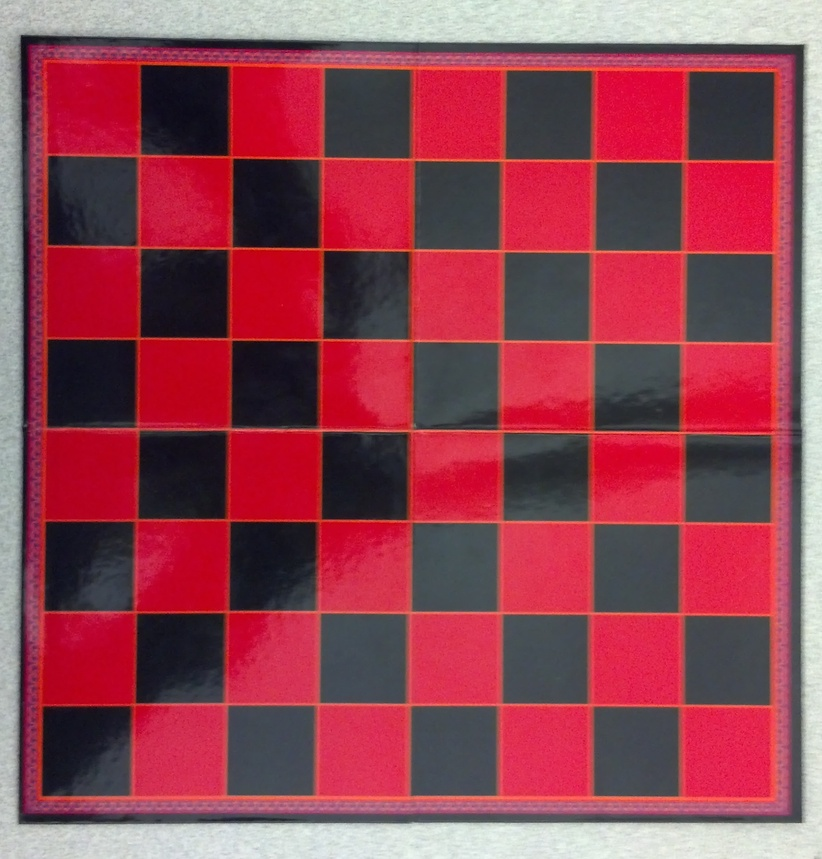
%> input picture easy.jpg, 822 x 859 px, shrunk from 1835 x 1917 before the run
$ octave --eval "result = findLines(imread('easy.jpg'));"   (GNU Octave 9; MATLAB toolbox functions it lacks are replaced by stand-ins)
%> lines starting %> are read from the running program, lines starting %| are printed output that depends on the picture; in (x1, y1, x2, y2) boxes, pixels count from 0 and x2, y2 are one past the last pixel; in counts of white or black regions, pixels touching at a corner belong together; the program's own positions count from 1
function lines = findLines(img)

    bw = im2bw(img);
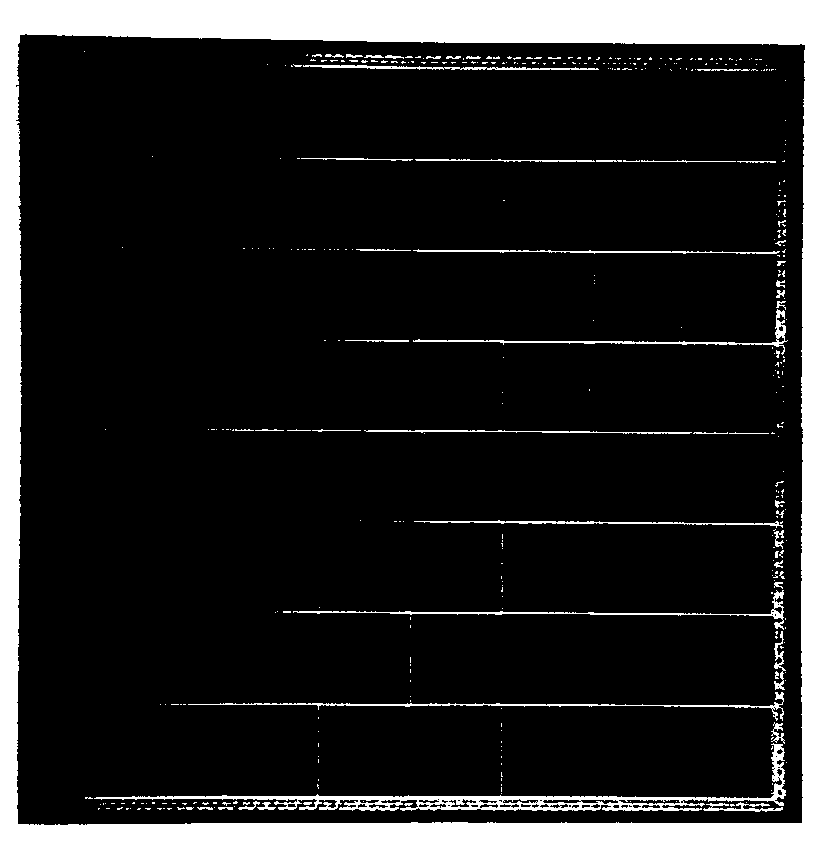
%> bw: size 859x822 logical; 15.5% white; 393 white regions (336 under 20 px), largest, box (x1, y1, x2, y2) and area: (0, 0, 822, 859) 93851, (94, 743, 786, 811) 5339, (188, 692, 784, 721) 1221
    bwedge = edge(bw,'canny');
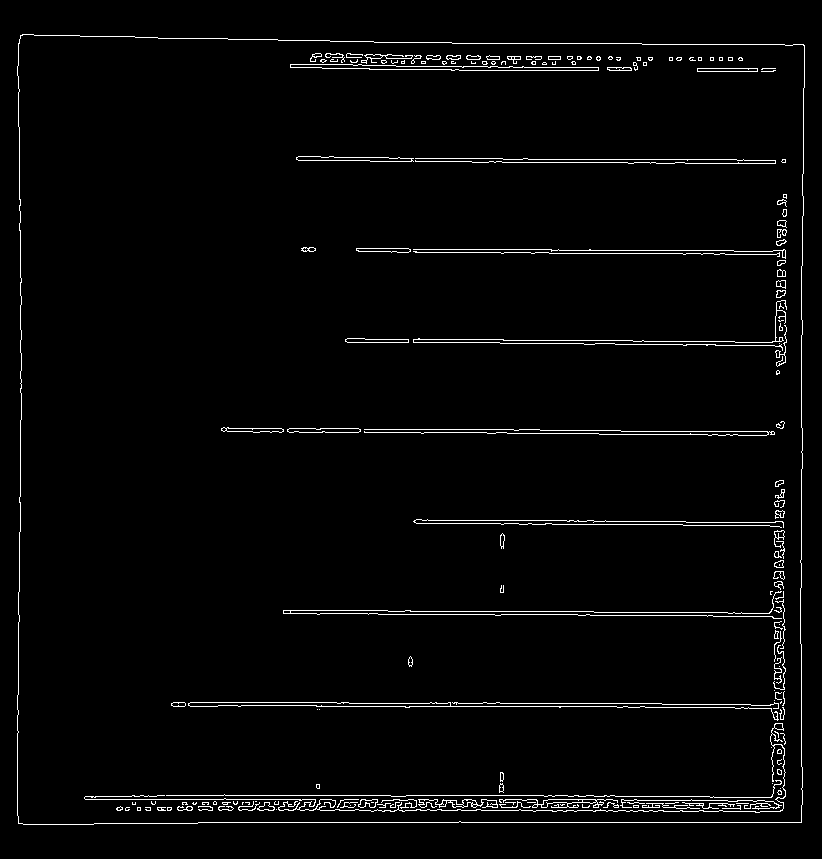
%> bwedge: size 859x822 logical; 2.4% white in thin lines or dots, all inside (x1, y1, x2, y2) = (17, 34, 805, 825)
    se = strel('line',10,mod(45,360)); % angle+45 for line structuring element
    bwedge = imclose(imdilate(bwedge,se),se);
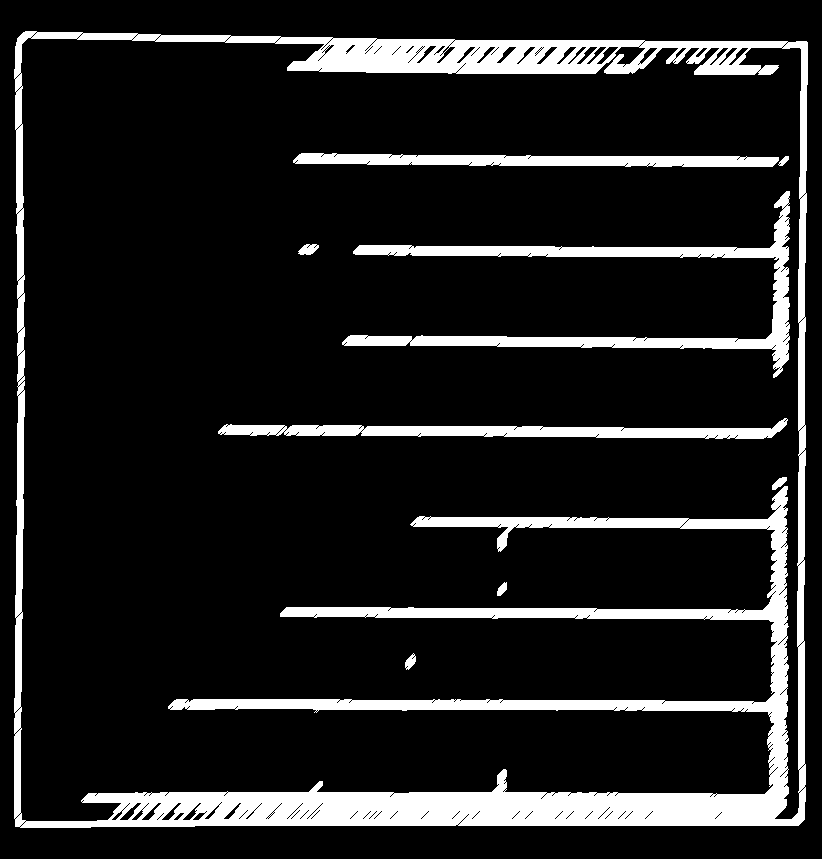
%> bwedge: size 859x822 logical; 12.8% white; 9 white regions, largest, box (x1, y1, x2, y2) and area: (14, 31, 808, 828) 68123, (342, 191, 790, 378) 10966, (218, 418, 788, 439) 5735
    % figure; imshow(bwedge);
    [H,theta,rho]=hough(bwedge);
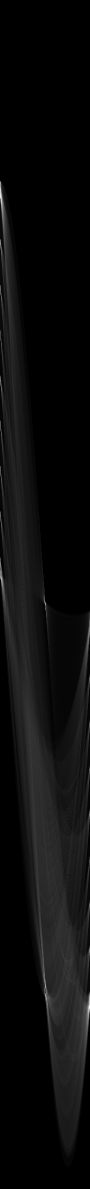
%> H: size 2377x180 double (shown at 1/2 size); min 0, max 786, mean 38; drawn with min black and max white
%> theta = 180 values from -90 to 89; rho = 2377 values from -1188 to 1188
    P = houghpeaks(H,22); % 18 lines from a chess board + 4 for outside
%> P = 20 rows, first 12: [368 1; 1209 91; 1156 2; 1990 91; 394 2; 2018 178; 484 1; 758 1; 576 1; 1965 91; 1029 1; 1999 94]
    lines = houghlines(bwedge,theta,rho,P);
%> lines = 20 lines; longest, point1 to point2 (x, y): (21, 36) to (21, 828), (16, 822) to (803, 822), (23, 34) to (808, 48), (802, 42) to (802, 823), (85, 798) to (805, 810), (170, 706) to (805, 706)
%> `result = findLines(imread('easy.jpg'));`: result has the same summary as lines in findLines

end

$ run again, on board1.png
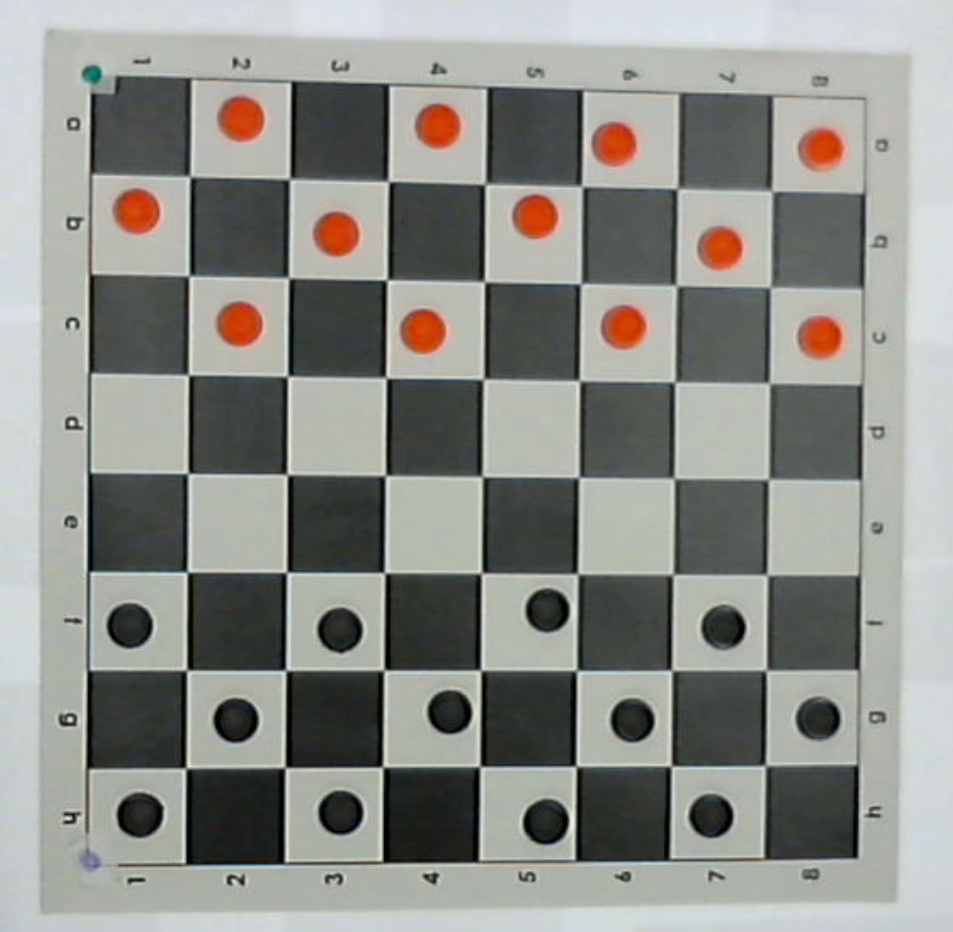
%> input picture board1.png, 953 x 932 px
%> in findLines, `bw = im2bw(img);`:
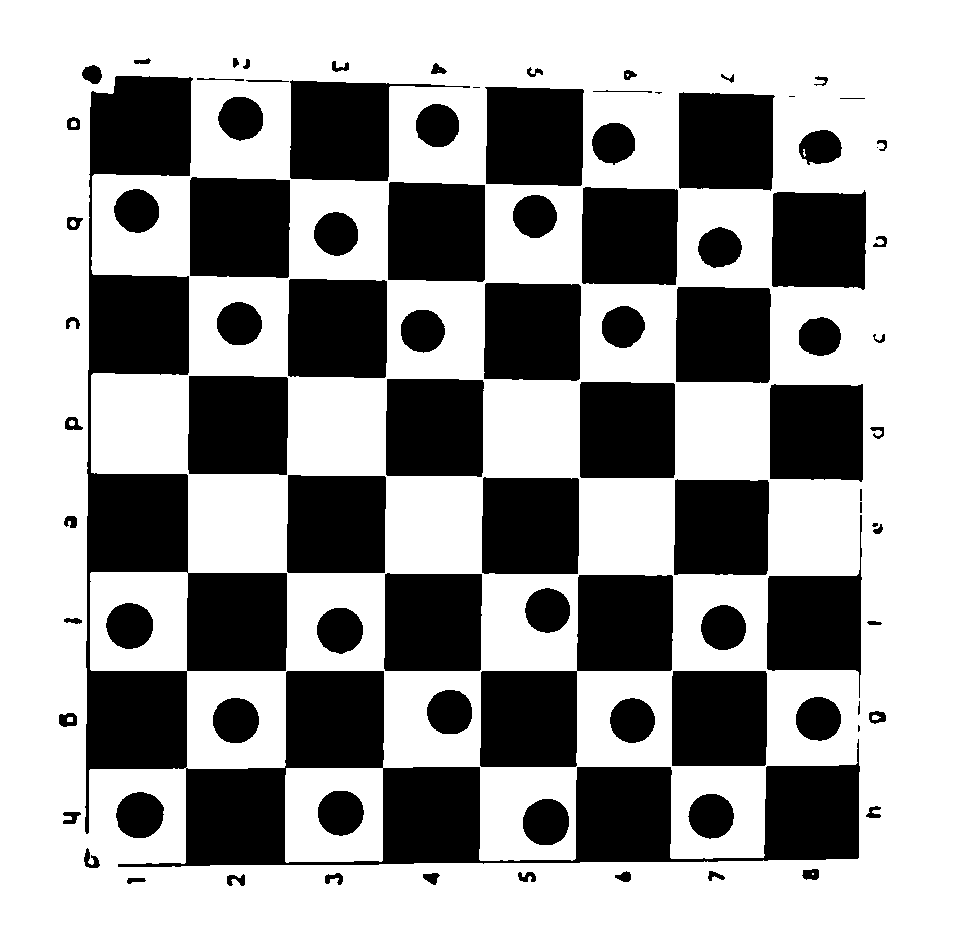
%> bw: size 932x953 logical; 61.6% white; 94 black regions (6 under 20 px), largest, box (x1, y1, x2, y2) and area: (85, 76, 860, 867) 97228, (480, 575, 673, 767) 18316, (290, 80, 470, 181) 9789
%> in findLines, `[H,theta,rho]=hough(bwedge);`:
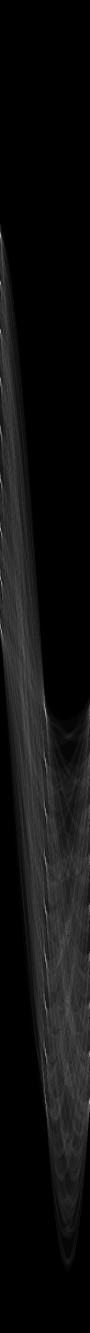
%> H: size 2665x180 double (shown at 1/2 size); min 0, max 781, mean 48.4; drawn with min black and max white
%> theta = 180 values from -90 to 89; rho = 2665 values from -1332 to 1332
%> P = 20 rows, first 12: [1521 91; 1421 91; 661 1; 566 1; 759 1; 1719 91; 2016 92; 1824 92; 1060 2; 2110 92; 962 2; 2203 180]
%> lines = 89 lines; longest, point1 to point2 (x, y): (89, 65) to (89, 872), (189, 75) to (189, 870), (387, 81) to (387, 868), (86, 374) to (867, 387), (84, 673) to (865, 673), (84, 575) to (865, 575)
%> result has the same summary as lines in findLines
